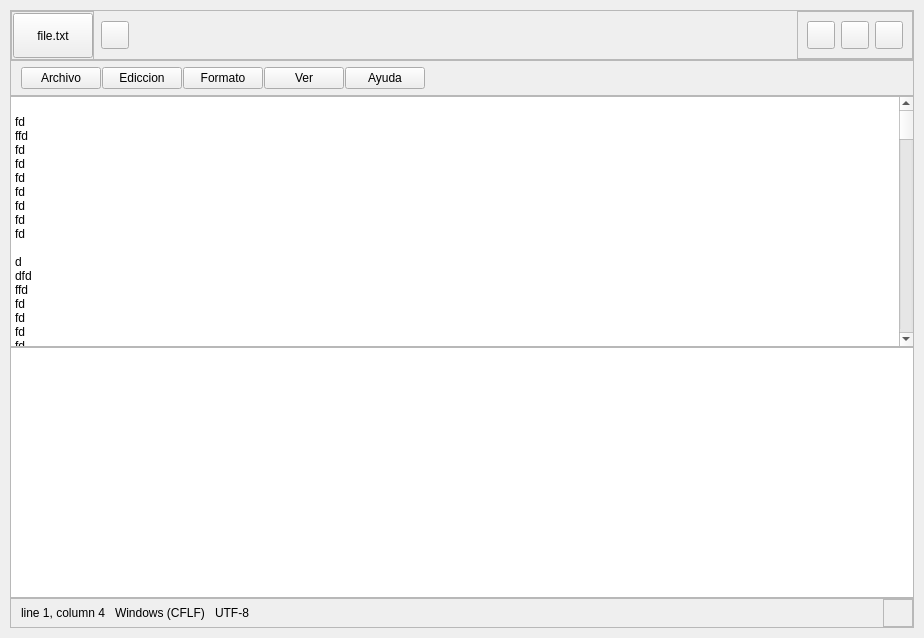
<?xml version="1.0" encoding="UTF-8"?>
<ui version="4.0">
 <class>MainWindow</class>
 <widget class="QMainWindow" name="MainWindow">
  <property name="geometry">
   <rect>
    <x>0</x>
    <y>0</y>
    <width>924</width>
    <height>638</height>
   </rect>
  </property>
  <property name="windowTitle">
   <string>MainWindow</string>
  </property>
  <property name="styleSheet">
   <string notr="true">* {
border: none;
}

/*BEGIN TOP*/
/******************************************************/
#top {
background: #3C3C3C;
border-top-left-radius: 4px;
border-top-right-radius: 4px;
}

#basic_buttons &gt; QPushButton, #btn_add { background: transparent; border-radius: 4px; }
#basic_buttons &gt; QPushButton:hover, #btn_add:hover { background: #505050; }

#btn_minimize { image: url(:/icons/assets/icons/minimize.png); }
#btn_maximize { image: url(:/icons/assets/icons/maximize.png); }
#btn_close { image: url(:/icons/assets/icons/close.png); }
#btn_add { image: url(:/icons/assets/icons/add.png); }

#pages { padding-top: 5px; }
#pages &gt; QPushButton {
background-position: left center;
background-repeat: no-repeat;
background-image: url(:/icons/assets/icons/icon-top.png), url(:/icons/assets/icons/close.png);

color: #fff;
background-color: #3C3C3C;

text-align: left;
padding-left: 35px;
padding-right: 10px;

border-top-left-radius: 4px;
border-top-right-radius: 4px;
}

#pages &gt; QPushButton:hover {
color: #3C3C3C;
background-color: #E8EBEA;
}

/*END TOP*/
/******************************************************/



/*BEGIN MENU*/
/******************************************************/
#menu {
border-bottom: 1px solid #3C3C3C;
}

#menu &gt; QPushButton {
background: transparent;
padding: 4px 5px;
border-radius: 2px;
color: #fff;
font-size: 9pt;
}
#menu &gt; QPushButton:hover {
background: #505050;
}

/*END MENU*/
/******************************************************/




/*BEGIN CENTER*/
/******************************************************/


CodeEditor, #document_1, #txt_cmd, #menu {
background: #1E1E1E;
font: 100 12pt &quot;Consolas&quot;;
color: rgb(255, 255, 255);
}

#txt_cmd {
border-top: 1px solid #3C3C3C;
}


/*END CENTER*/
/******************************************************/





/*BEGIN BOTTOM*/
/******************************************************/

#bottom {
background: #007ACC;
border-bottom-left-radius: 4px;
border-bottom-right-radius: 4px;
}

#bottom &gt; QLabel {
color: #fff;
}

#resize {
image: url(:/icons/assets/icons/resize.png);
}

/*END BOTTOM*/
/******************************************************/</string>
  </property>
  <widget class="QWidget" name="App">
   <property name="styleSheet">
    <string notr="true">/* /////////////////////////////////////////////////////////////////////////////////////////////////
ScrollBars */
 QScrollBar:vertical {
	border: none;
    background: rgba(255, 255, 255, 35);
    width: 20px;
    margin: 0px;
 }


 QScrollBar::handle:vertical {	
	background: rgba(255, 255, 255, 175);
    min-height: 25px;
 }
 QScrollBar::add-line:vertical {
    border: none;
    background: transparent;
    height: 0px;
     subcontrol-position: bottom;
     subcontrol-origin: margin;
 }
 QScrollBar::sub-line:vertical {
	border: none;
    background: transparent;
    height: 0px;
     subcontrol-position: top;
     subcontrol-origin: margin;
 }

QScrollBar::up-arrow:vertical, QScrollBar::down-arrow:vertical { background: none; }
QScrollBar::add-page:vertical, QScrollBar::sub-page:vertical { background: none; }
QScrollBar::up-arrow:horizontal, QScrollBar::down-arrow:horizontal { background: none; }
QScrollBar::add-page:horizontal, QScrollBar::sub-page:horizontal { background: none; }

/* /////////////////////////////////////////////////////////////////////////////////////////////////

</string>
   </property>
   <layout class="QVBoxLayout" name="verticalLayout">
    <property name="spacing">
     <number>0</number>
    </property>
    <property name="leftMargin">
     <number>10</number>
    </property>
    <property name="topMargin">
     <number>10</number>
    </property>
    <property name="rightMargin">
     <number>10</number>
    </property>
    <property name="bottomMargin">
     <number>10</number>
    </property>
    <item>
     <widget class="QFrame" name="top">
      <property name="minimumSize">
       <size>
        <width>0</width>
        <height>50</height>
       </size>
      </property>
      <property name="maximumSize">
       <size>
        <width>16777215</width>
        <height>50</height>
       </size>
      </property>
      <property name="frameShape">
       <enum>QFrame::StyledPanel</enum>
      </property>
      <property name="frameShadow">
       <enum>QFrame::Raised</enum>
      </property>
      <layout class="QHBoxLayout" name="horizontalLayout">
       <property name="spacing">
        <number>7</number>
       </property>
       <property name="leftMargin">
        <number>0</number>
       </property>
       <property name="topMargin">
        <number>0</number>
       </property>
       <property name="rightMargin">
        <number>0</number>
       </property>
       <property name="bottomMargin">
        <number>0</number>
       </property>
       <item>
        <widget class="QFrame" name="pages">
         <property name="minimumSize">
          <size>
           <width>0</width>
           <height>50</height>
          </size>
         </property>
         <property name="maximumSize">
          <size>
           <width>16777215</width>
           <height>50</height>
          </size>
         </property>
         <property name="frameShape">
          <enum>QFrame::StyledPanel</enum>
         </property>
         <property name="frameShadow">
          <enum>QFrame::Raised</enum>
         </property>
         <layout class="QHBoxLayout" name="Layout_pages">
          <property name="spacing">
           <number>0</number>
          </property>
          <property name="leftMargin">
           <number>1</number>
          </property>
          <property name="topMargin">
           <number>0</number>
          </property>
          <property name="rightMargin">
           <number>0</number>
          </property>
          <property name="bottomMargin">
           <number>0</number>
          </property>
          <item>
           <widget class="QPushButton" name="file_1">
            <property name="minimumSize">
             <size>
              <width>0</width>
              <height>45</height>
             </size>
            </property>
            <property name="cursor">
             <cursorShape>PointingHandCursor</cursorShape>
            </property>
            <property name="text">
             <string>file.txt</string>
            </property>
           </widget>
          </item>
         </layout>
        </widget>
       </item>
       <item>
        <widget class="QPushButton" name="btn_add">
         <property name="minimumSize">
          <size>
           <width>28</width>
           <height>28</height>
          </size>
         </property>
         <property name="maximumSize">
          <size>
           <width>28</width>
           <height>28</height>
          </size>
         </property>
         <property name="cursor">
          <cursorShape>PointingHandCursor</cursorShape>
         </property>
         <property name="text">
          <string/>
         </property>
        </widget>
       </item>
       <item>
        <spacer name="horizontalSpacer">
         <property name="orientation">
          <enum>Qt::Horizontal</enum>
         </property>
         <property name="sizeHint" stdset="0">
          <size>
           <width>40</width>
           <height>20</height>
          </size>
         </property>
        </spacer>
       </item>
       <item>
        <widget class="QFrame" name="basic_buttons">
         <property name="minimumSize">
          <size>
           <width>0</width>
           <height>0</height>
          </size>
         </property>
         <property name="frameShape">
          <enum>QFrame::StyledPanel</enum>
         </property>
         <property name="frameShadow">
          <enum>QFrame::Raised</enum>
         </property>
         <layout class="QHBoxLayout" name="horizontalLayout_4">
          <item>
           <widget class="QPushButton" name="btn_minimize">
            <property name="minimumSize">
             <size>
              <width>28</width>
              <height>28</height>
             </size>
            </property>
            <property name="maximumSize">
             <size>
              <width>28</width>
              <height>28</height>
             </size>
            </property>
            <property name="cursor">
             <cursorShape>PointingHandCursor</cursorShape>
            </property>
            <property name="text">
             <string/>
            </property>
           </widget>
          </item>
          <item>
           <widget class="QPushButton" name="btn_maximize">
            <property name="minimumSize">
             <size>
              <width>28</width>
              <height>28</height>
             </size>
            </property>
            <property name="maximumSize">
             <size>
              <width>28</width>
              <height>28</height>
             </size>
            </property>
            <property name="cursor">
             <cursorShape>PointingHandCursor</cursorShape>
            </property>
            <property name="text">
             <string/>
            </property>
           </widget>
          </item>
          <item>
           <widget class="QPushButton" name="btn_close">
            <property name="minimumSize">
             <size>
              <width>28</width>
              <height>28</height>
             </size>
            </property>
            <property name="maximumSize">
             <size>
              <width>28</width>
              <height>28</height>
             </size>
            </property>
            <property name="cursor">
             <cursorShape>PointingHandCursor</cursorShape>
            </property>
            <property name="text">
             <string/>
            </property>
           </widget>
          </item>
         </layout>
        </widget>
       </item>
      </layout>
     </widget>
    </item>
    <item>
     <widget class="QFrame" name="menu">
      <property name="minimumSize">
       <size>
        <width>0</width>
        <height>36</height>
       </size>
      </property>
      <property name="maximumSize">
       <size>
        <width>16777215</width>
        <height>36</height>
       </size>
      </property>
      <property name="frameShape">
       <enum>QFrame::StyledPanel</enum>
      </property>
      <property name="frameShadow">
       <enum>QFrame::Raised</enum>
      </property>
      <layout class="QHBoxLayout" name="horizontalLayout_2">
       <property name="spacing">
        <number>1</number>
       </property>
       <property name="leftMargin">
        <number>10</number>
       </property>
       <property name="topMargin">
        <number>0</number>
       </property>
       <property name="rightMargin">
        <number>0</number>
       </property>
       <property name="bottomMargin">
        <number>0</number>
       </property>
       <item>
        <widget class="QPushButton" name="file">
         <property name="cursor">
          <cursorShape>PointingHandCursor</cursorShape>
         </property>
         <property name="text">
          <string>Archivo</string>
         </property>
        </widget>
       </item>
       <item>
        <widget class="QPushButton" name="pushButton_5">
         <property name="cursor">
          <cursorShape>PointingHandCursor</cursorShape>
         </property>
         <property name="text">
          <string>Ediccion</string>
         </property>
        </widget>
       </item>
       <item>
        <widget class="QPushButton" name="pushButton_6">
         <property name="cursor">
          <cursorShape>PointingHandCursor</cursorShape>
         </property>
         <property name="text">
          <string>Formato</string>
         </property>
        </widget>
       </item>
       <item>
        <widget class="QPushButton" name="pushButton_2">
         <property name="cursor">
          <cursorShape>PointingHandCursor</cursorShape>
         </property>
         <property name="text">
          <string>Ver</string>
         </property>
        </widget>
       </item>
       <item>
        <widget class="QPushButton" name="pushButton_3">
         <property name="cursor">
          <cursorShape>PointingHandCursor</cursorShape>
         </property>
         <property name="text">
          <string>Ayuda</string>
         </property>
        </widget>
       </item>
       <item>
        <spacer name="horizontalSpacer_2">
         <property name="orientation">
          <enum>Qt::Horizontal</enum>
         </property>
         <property name="sizeHint" stdset="0">
          <size>
           <width>40</width>
           <height>20</height>
          </size>
         </property>
        </spacer>
       </item>
      </layout>
     </widget>
    </item>
    <item>
     <widget class="QSplitter" name="center">
      <property name="orientation">
       <enum>Qt::Vertical</enum>
      </property>
      <property name="handleWidth">
       <number>0</number>
      </property>
      <widget class="QStackedWidget" name="stackedWidget">
       <property name="minimumSize">
        <size>
         <width>0</width>
         <height>0</height>
        </size>
       </property>
       <widget class="QWidget" name="page_1">
        <layout class="QVBoxLayout" name="widget_layout_1">
         <property name="spacing">
          <number>0</number>
         </property>
         <property name="leftMargin">
          <number>0</number>
         </property>
         <property name="topMargin">
          <number>0</number>
         </property>
         <property name="rightMargin">
          <number>0</number>
         </property>
         <property name="bottomMargin">
          <number>0</number>
         </property>
         <item>
          <widget class="CodeEditor" name="document_1">
           <property name="styleSheet">
            <string notr="true"/>
           </property>
           <property name="verticalScrollBarPolicy">
            <enum>Qt::ScrollBarAlwaysOn</enum>
           </property>
           <property name="plainText">
            <string>
fd
ffd
fd
fd
fd
fd
fd
fd
fd

d
dfd
ffd
fd
fd
fd
fd
fd
fd
fd

d
dfd
ffd
fd
fd
fd
fd
fd
fd
fd

d
dfd
ffd
fd
fd
fd
fd
fd
fd
fd

d
dfd
ffd
fd
fd
fd
fd
fd
fd
fd

d
dfd
ffd
fd
fd
fd
fd
fd
fd
fd

d
dfd
ffd
fd
fd
fd
fd
fd
fd
fd

d
dfd
ffd
fd
fd
fd
fd
fd
fd
fd

d
dfd
ffd
fd
fd
fd
fd
fd
fd
fd

d
dfd
ffd
fd
fd
fd
fd
fd
fd
fd

d
dfd
ffd
fd
fd
fd
fd
fd
fd
fd

d
dfd
ffd
fd
fd
fd
fd
fd
fd
fd

d
d</string>
           </property>
          </widget>
         </item>
        </layout>
       </widget>
      </widget>
      <widget class="QTextEdit" name="txt_cmd">
       <property name="minimumSize">
        <size>
         <width>0</width>
         <height>0</height>
        </size>
       </property>
       <property name="styleSheet">
        <string notr="true"/>
       </property>
       <property name="verticalScrollBarPolicy">
        <enum>Qt::ScrollBarAlwaysOff</enum>
       </property>
      </widget>
     </widget>
    </item>
    <item>
     <widget class="QFrame" name="bottom">
      <property name="minimumSize">
       <size>
        <width>0</width>
        <height>30</height>
       </size>
      </property>
      <property name="maximumSize">
       <size>
        <width>16777215</width>
        <height>30</height>
       </size>
      </property>
      <property name="frameShape">
       <enum>QFrame::StyledPanel</enum>
      </property>
      <property name="frameShadow">
       <enum>QFrame::Raised</enum>
      </property>
      <layout class="QHBoxLayout" name="horizontalLayout_3">
       <property name="spacing">
        <number>10</number>
       </property>
       <property name="leftMargin">
        <number>10</number>
       </property>
       <property name="topMargin">
        <number>0</number>
       </property>
       <property name="rightMargin">
        <number>0</number>
       </property>
       <property name="bottomMargin">
        <number>0</number>
       </property>
       <item>
        <widget class="QLabel" name="label">
         <property name="text">
          <string>line 1, column 4</string>
         </property>
        </widget>
       </item>
       <item>
        <widget class="QLabel" name="label_2">
         <property name="text">
          <string>Windows (CFLF)</string>
         </property>
        </widget>
       </item>
       <item>
        <widget class="QLabel" name="label_3">
         <property name="text">
          <string>UTF-8</string>
         </property>
        </widget>
       </item>
       <item>
        <spacer name="horizontalSpacer_3">
         <property name="orientation">
          <enum>Qt::Horizontal</enum>
         </property>
         <property name="sizeHint" stdset="0">
          <size>
           <width>601</width>
           <height>20</height>
          </size>
         </property>
        </spacer>
       </item>
       <item>
        <widget class="QFrame" name="resize">
         <property name="minimumSize">
          <size>
           <width>30</width>
           <height>22</height>
          </size>
         </property>
         <property name="maximumSize">
          <size>
           <width>22</width>
           <height>30</height>
          </size>
         </property>
         <property name="cursor">
          <cursorShape>SizeFDiagCursor</cursorShape>
         </property>
         <property name="frameShape">
          <enum>QFrame::StyledPanel</enum>
         </property>
         <property name="frameShadow">
          <enum>QFrame::Raised</enum>
         </property>
        </widget>
       </item>
      </layout>
     </widget>
    </item>
   </layout>
  </widget>
 </widget>
 <customwidgets>
  <customwidget>
   <class>CodeEditor</class>
   <extends>QPlainTextEdit</extends>
   <header location="global">codeeditor.h</header>
  </customwidget>
 </customwidgets>
 <resources>
  <include location="sources.qrc"/>
 </resources>
 <connections/>
</ui>
